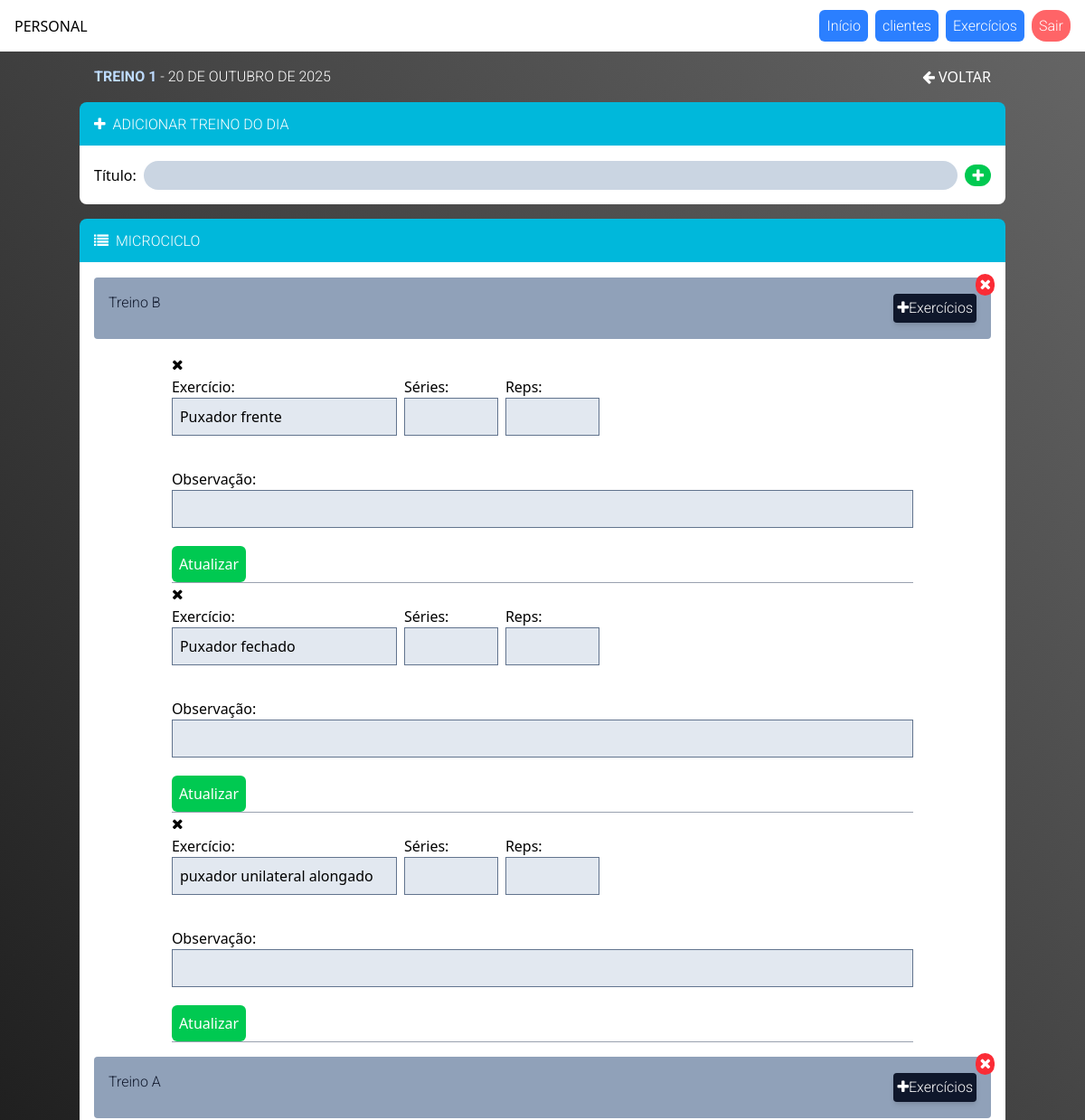
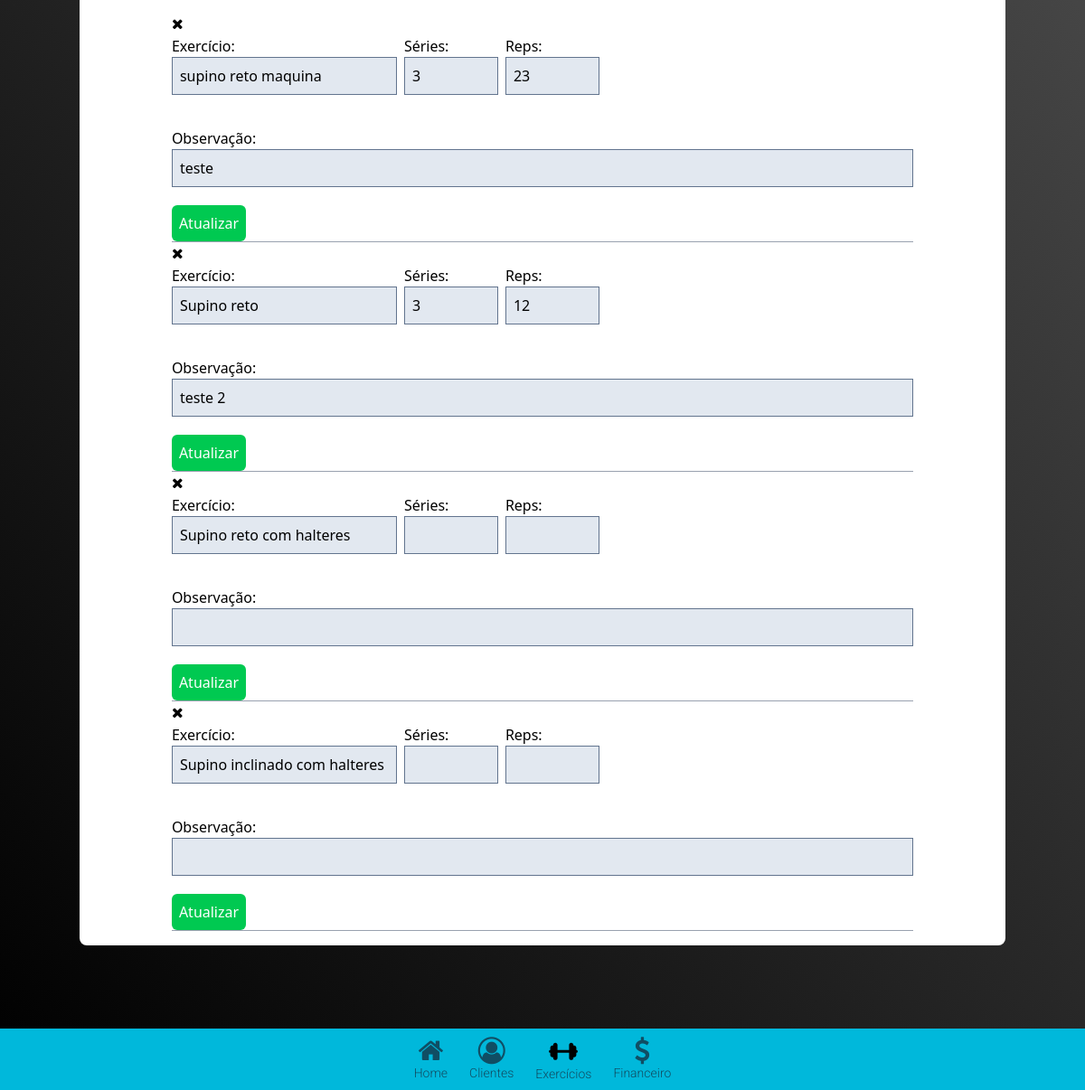
The page /personal/microciclo/17 (signed in) on the database its author committed (2 pictures, top to bottom).
### app_personal/models.py (models this page shows, shortened)
class Mesociclo(models.Model):
    user = models.ForeignKey(User, on_delete=models.CASCADE)
    titulo = models.CharField(max_length=255)
    periodizacao = models.CharField(max_length=255)
    pub_date = models.DateTimeField(auto_now_add=True)
    duracao = models.DateField(null=True)

class Microciclo(models.Model):
    mesociclo = models.ForeignKey(Mesociclo, on_delete=models.CASCADE, related_name='microciclo')
    titulo = models.CharField(max_length=255)

class ExerciciosCliente(models.Model):
    microciclo = models.ForeignKey(Microciclo, on_delete=models.CASCADE, related_name='exercicios')
    exercicio = models.CharField(max_length=255)
    url_img = models.TextField(blank=True)
    series = models.CharField(max_length=255)
    reps = models.CharField(max_length=255)
    obs = models.CharField(max_length=255)
    conjugado = models.IntegerField(null=True)

### app_personal/views.py (the view, shortened to what this page needs)
# urls.py: path('microciclo/<int:id>', views.microciclo, name='microciclo'),
def microciclo(request,id):
    mesociclo = Mesociclo.objects.get(id=id)
    microciclo = Microciclo.objects.filter(mesociclo__id = id).order_by('id').reverse()
    exercicios = ExerciciosCliente.objects.filter(microciclo__mesociclo = mesociclo)
    if request.method == 'GET':
        context={
            'mesociclo':mesociclo,
            'microciclo':microciclo,
            'exercicios':exercicios,
        }
        return render(request, 'gerenciar/micro.html', context)
    return redirect('clientes')

### app_personal/templates/gerenciar/micro.html (shortened to what this page needs)
{% extends 'base_personal/base.html' %}
{% block 'content'%}
<section class="m-auto container my-4">
    <div class="flex items-center justify-between m-4">
    <h1 class="text-white font-medium uppercase"><span class="font-bold text-blue-200">{{mesociclo.titulo }}</span> - {{mesociclo.duracao}}</h1>
    <button type="button" onclick="history.back()" class="text-white cursor-pointer"><i class="fa fa-arrow-left"></i>&nbsp;VOLTAR</button>
    </div>
    <h1 class="font-medium uppercase p-2 border-solid border-b-1 rounded-tr-lg rounded-tl-lg bg-cyan-500 text-white"><i class="fa fa-plus m-2"></i>Adicionar treino do dia</h1>
    <div class="bg-white rounded-bl-lg rounded-br-lg p-4">
    <form action="" method="POST" >
        <div class="w-full flex gap-2 items-center">
            <label>Título:</label>
            <input type="text" name="titulo" class="bg-slate-300 p-1 rounded-full w-full">
            <button type="submit" class="bg-green-500 rounded-full px-2 text-white"><i class="fa fa-plus"></i></button>
        </div>
    </form>
    </div>
</section>
<section class="m-auto container my-4">
    <h1 class=" font-medium uppercase p-2 border-solid border-b-1 rounded-tr-lg rounded-tl-lg bg-cyan-500 text-white"><i class="fa fa-list m-2"></i>Microciclo</h1>
    <div class="flex flex-col items-center bg-white gap-4 rounded-bl-lg rounded-br-lg p-4">
        {% for m in microciclo %}
        <div class="w-full p-4 bg-slate-400 flex justify-between items-center space-y-3 rounded relative">
            <a href="{% url 'delete_microciclo' m.id %}" class="text-white absolute -top-1 -right-1 bg-red-500 rounded-full px-1"><i class="fa fa-close"></i></a>
            <h2 class="font-medium text-slate-900">{{m.titulo}}</h2>
            <a href="#" data-modal-busca="{{m.id}}"  class="bg-slate-900 p-1 text-white rounded shadow-md"><i class="fa fa-plus"></i>Exercícios</a>
        </div>
        <div>
            {% for e in exercicios %}
              {% if e.microciclo_id == m.id %}
               <a href="{% url 'delete_exercicio_cliente' e.id %}"><i class="fa fa-close"></i></a>
              <form action="{% url 'update_exercicios_cliente' e.id %}" method="post" class="flex flex-wrap items-center space-y-4 gap-2 border-b-1 border-gray-400">
                <div>
                    <label class="block">Exercício:</label>
                    <input type="text" class="bg-slate-200 p-2 border border-slate-500" name="exercicio" value="{{e.exercicio}}">
                </div>
                <div>
                    <label class="block">Séries:</label>
                    <input type="text" class="bg-slate-200 p-2 w-26  border border-slate-500" name="series" value="{{e.series}}">
                </div>
                <div>
                    <label class="block">Reps:</label>
                    <input type="text" class="bg-slate-200 p-2 w-26  border border-slate-500" name="reps" value="{{e.reps}}">
                </div>
                <div class="w-full my-3">
                    <label class="block">Observação:</label>
                    <input type="text" class="bg-slate-200 p-2 w-[100%] border border-slate-500" name="obs" value="{{e.obs}}">
                </div>
                <div>
                    <button type="submit" data-btn="{{e.id}}" class="text-white bg-green-500 p-2 rounded-md">Atualizar</button>
                </div>
              </form>
              {% endif %}
            {% endfor %}
        </div>
        {% endfor %}
    </div>
</section>
<br><br><br><br><br><br>
{% endblock %}

### app_personal/static/css/estilo.css (style rules this page uses)
body { background: #000000; background: linear-gradient(50deg,rgba(0, 0, 0, 1) 0%, rgba(102, 102, 102, 1) 100%); background-size: cover; background-position: center center; background-attachment: fixed; min-height: 100vh; margin: 0; }
h1, h2, h3,h4,h5 { font-family: "Roboto", sans-serif; font-weight: 300; }
a { font-family: "Roboto", sans-serif; font-weight: 300; }

### rows shown on the page
Mesociclo: titulo "TREINO 1", duracao "20 DE OUTUBRO DE 2025"
Microciclo: titulo "Treino B"
ExerciciosCliente: exercicio "Puxador frente"
ExerciciosCliente: exercicio "Puxador fechado"
ExerciciosCliente: exercicio "puxador unilateral alongado"
Microciclo: titulo "Treino A"
ExerciciosCliente: exercicio "supino reto maquina", series "3", reps "23", obs "teste"
ExerciciosCliente: exercicio "Supino reto", series "3", reps "12", obs "teste 2"
ExerciciosCliente: exercicio "Supino reto com halteres"
ExerciciosCliente: exercicio "Supino inclinado com halteres"
